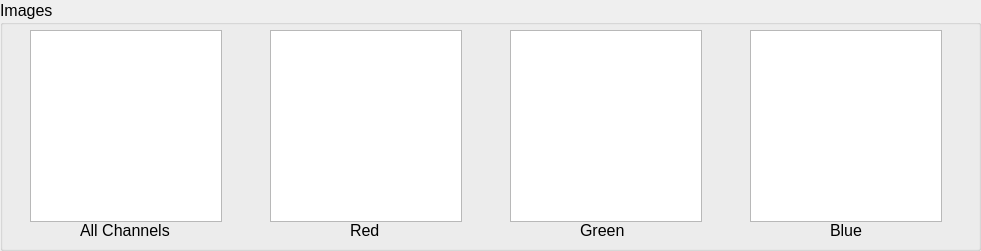
    <widget class="QGroupBox" name="imageGroup">
     <property name="geometry">
      <rect>
       <x>10</x>
       <y>10</y>
       <width>981</width>
       <height>251</height>
      </rect>
     </property>
     <property name="font">
      <font>
       <pointsize>12</pointsize>
      </font>
     </property>
     <property name="title">
      <string>Images</string>
     </property>
     <property name="flat">
      <bool>false</bool>
     </property>
     <property name="checkable">
      <bool>false</bool>
     </property>
     <widget class="QGraphicsView" name="imageRGB">
      <property name="geometry">
       <rect>
        <x>30</x>
        <y>30</y>
        <width>192</width>
        <height>192</height>
       </rect>
      </property>
     </widget>
     <widget class="QGraphicsView" name="imageRed">
      <property name="geometry">
       <rect>
        <x>270</x>
        <y>30</y>
        <width>192</width>
        <height>192</height>
       </rect>
      </property>
     </widget>
     <widget class="QGraphicsView" name="imageGreen">
      <property name="geometry">
       <rect>
        <x>510</x>
        <y>30</y>
        <width>192</width>
        <height>192</height>
       </rect>
      </property>
     </widget>
     <widget class="QGraphicsView" name="imageBlue">
      <property name="geometry">
       <rect>
        <x>750</x>
        <y>30</y>
        <width>192</width>
        <height>192</height>
       </rect>
      </property>
     </widget>
     <widget class="QLabel" name="labelRGB">
      <property name="geometry">
       <rect>
        <x>80</x>
        <y>220</y>
        <width>101</width>
        <height>20</height>
       </rect>
      </property>
      <property name="font">
       <font>
        <pointsize>12</pointsize>
       </font>
      </property>
      <property name="text">
       <string>All Channels</string>
      </property>
     </widget>
     <widget class="QLabel" name="labelRed">
      <property name="geometry">
       <rect>
        <x>350</x>
        <y>220</y>
        <width>51</width>
        <height>20</height>
       </rect>
      </property>
      <property name="font">
       <font>
        <pointsize>12</pointsize>
       </font>
      </property>
      <property name="text">
       <string>Red</string>
      </property>
     </widget>
     <widget class="QLabel" name="labelGreen">
      <property name="geometry">
       <rect>
        <x>580</x>
        <y>220</y>
        <width>51</width>
        <height>20</height>
       </rect>
      </property>
      <property name="font">
       <font>
        <pointsize>12</pointsize>
       </font>
      </property>
      <property name="text">
       <string>Green</string>
      </property>
     </widget>
     <widget class="QLabel" name="labelBlue">
      <property name="geometry">
       <rect>
        <x>830</x>
        <y>220</y>
        <width>51</width>
        <height>20</height>
       </rect>
      </property>
      <property name="font">
       <font>
        <pointsize>12</pointsize>
       </font>
      </property>
      <property name="text">
       <string>Blue</string>
      </property>
     </widget>
    </widget>
